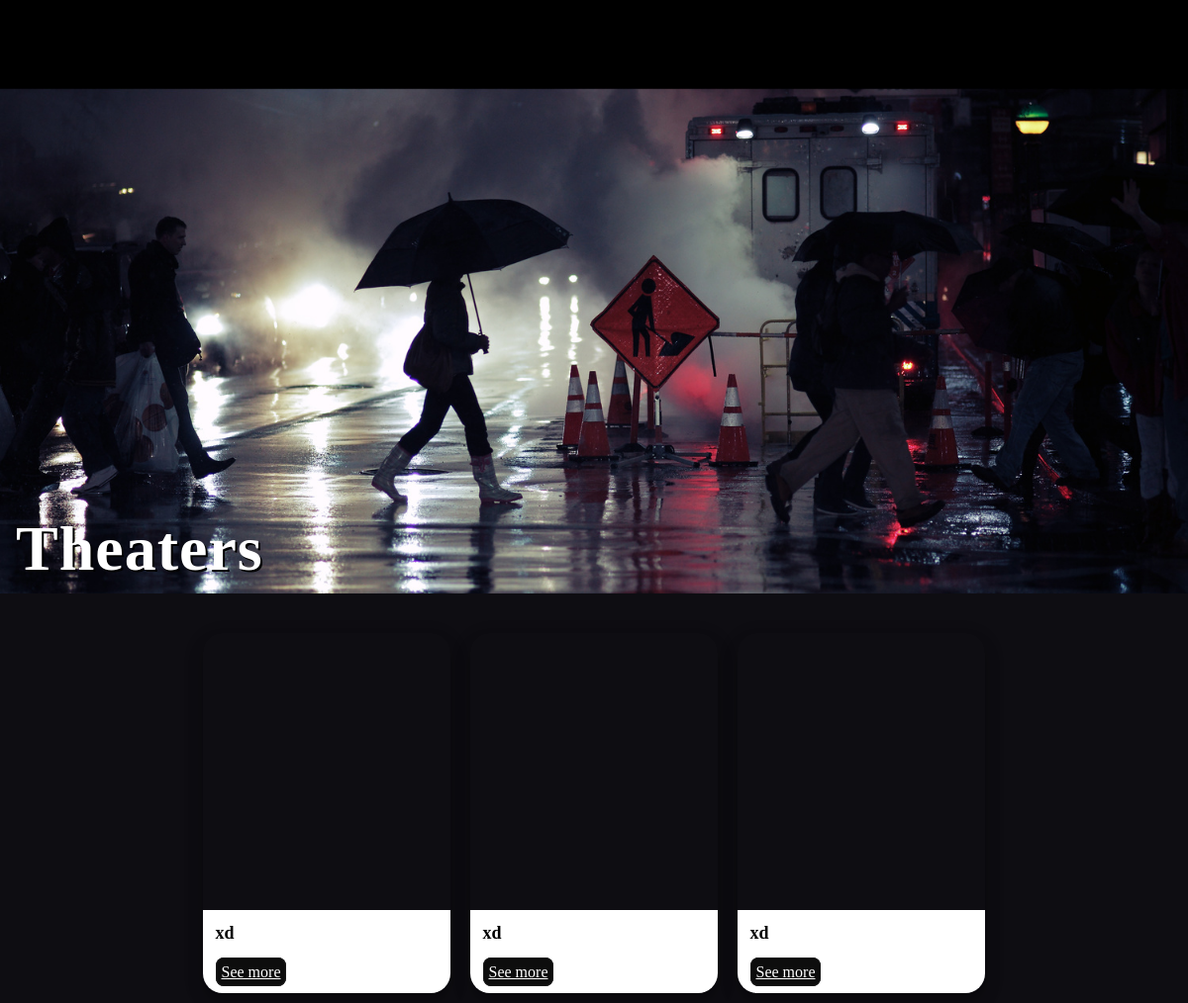
/views/theaterList.php, run on the app's committed database.
### tables this page shows
CREATE TABLE `theater_owner` (
  `theater_id` int(50) NOT NULL,
  `theater_name` varchar(50) NOT NULL,
  `email` varchar(50) NOT NULL,
  `password` varchar(255) NOT NULL,
  `location` text NOT NULL,
  `contact_no` int(10) NOT NULL,
  `no_balcony_seats` int(5) NOT NULL,
  `no_odc_seats` int(5) NOT NULL,
  `no_of_box` int(5) NOT NULL,
  `open_time` datetime NOT NULL,
  `type` int(2) NOT NULL
);

### controllers/addMovieController.php (called while the page is built, shortened)
<?php
function executeQuery($query)
{
    require('connection.php');
    $result = mysqli_query($connection, $query);
    if ($result) {
        if (mysqli_num_rows($result) > 0) {
            $all_the_movies = array();
            while ($row = mysqli_fetch_assoc($result)) {
                $all_the_movies[] = $row;
            }
            return $all_the_movies;
        } else {
            return array();
        }
    } else {
        echo 'error';
    }
}
?>

### controllers/theatersController.php (called while the page is built, shortened)
<?php
include "../controllers/addMovieController.php";
function getAllTheaters(){
    $query = "SELECT * FROM theater_owner;";
    return executeQuery($query);
}
?>

### views/theaterList.php (the view, shortened to what this page needs)
<!DOCTYPE html>
<html lang="en">
<head>
    <link rel="stylesheet" href="../css/theater.css">
</head>
<body>
    <?php
        include '../controllers/theatersController.php';
           $all_theaters = getAllTheaters();
    ?>
    <div class="slidecontainer">
        <img class="zoomImgage" src="../image/tt.jpg" alt="beach side city view">
        <div class="bottom-left">
            <h1>Theaters</h1>
        </div>
    </div>
    <div class="theaterCard">
        <?php
            for ($i=0;$i<sizeof($all_theaters);$i++){
                echo '
                    <div class="my-card">
            <div class="card-content">
                <div class="img-place">
                    <div id="card-img"></div>
                </div>
                <div class="card-text">
                    <p>'.$all_theaters[$i]['theater_name'].'</p>
                    <a href="./theaterView.php?theater_id='.$all_theaters[$i]['theater_id'].'" class="btn">See more</a>
                </div>
            </div>
        </div>
                ';
            }
        ?>
    </div>
</body>
</html>

### css/theater.css (style rules this page uses)
* { margin: 0; padding: 0; box-sizing: border-box; }
body { background-color: #0e0d12; }
.slidecontainer { position: relative; overflow: hidden; margin: 0; width: 100%; height: 75vh; margin-bottom: 30px; }
.zoomImgage { object-fit: cover; position: absolute; opacity: 1; min-width: 100%; height: 120%; transition: opacity 1s ease-in-out; z-index: -1; animation: zoom 50s alternate; }
.bottom-left { position: absolute; bottom: 8px; left: 16px; font-size: 32px; }
.bottom-left h1 { color: #fff; text-shadow: 2px 2px #000; letter-spacing: 1px; font-weight: 600; text-transform: capitalize; }
.theaterCard { display: flex; flex-wrap: wrap; width: 1200px; justify-content: center; margin: 0 auto; }
.my-card { flex-basis: auto; width: 250px; height: auto; box-shadow: 0 10px 16px 0 rgb(0 0 0 / 20%), 0 6px 20px 0 rgb(0 0 0 / 19%); border-radius: 20px; margin: 10px; border-top-left-radius: 20px; border-top-right-radius: 20px; }
.img-place { overflow: hidden; border-top-left-radius: 20px; border-top-right-radius: 20px; }
#card-img { width: 100%; height: 280px; border-top-left-radius: 20px; border-top-right-radius: 20px; background-image: url(https://media.timeout.com/images/101852201/750/422/image.jpg); background-repeat: no-repeat; background-size: cover; transition: 0.5s; }
.card-text { padding: 5%; border-bottom-left-radius: 20px; border-bottom-right-radius: 20px; background-color: #fff; color: #000; }
.card-text p { font-size: 18px; font-weight: 600; margin-bottom: 20px; }
.btn { background-color: #0d0d0d; color: #ffffff; padding: 5px; border: 1px solid #1a1a1a; border-radius: 8px; transition: 0.3s; margin-top: 10px; font-size: 16 px; }

### data on the page
theater_owner: theater_name "xd"
theater_owner: theater_name "xd"
theater_owner: theater_name "xd"
